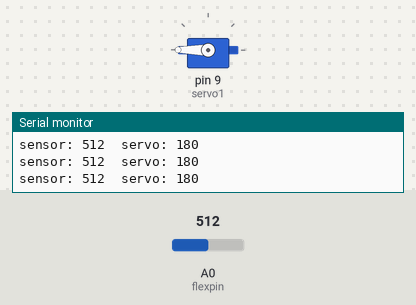
A sketch run on a simulated Arduino Uno, built with avr-gcc and run on an emulated ATmega328P. On the bench: servo, the last lines printed to the serial monitor. The test bench sets the inputs (shaded band); at power-on: A0 (flexpin) = 512.

Above: at 1.2 s.
1.3 s: A0 (flexpin) set to 716
At 1.6 s:
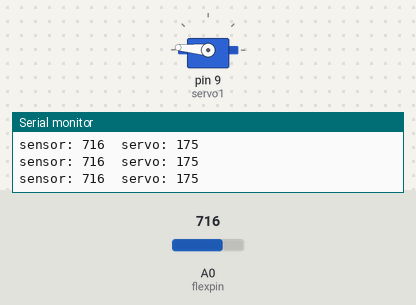
2.8 s: A0 (flexpin) set to 900
At 3.5 s:
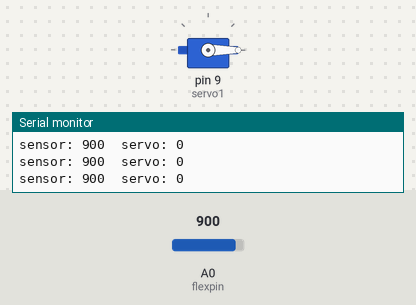
4.3 s: A0 (flexpin) set to 0
At 4.7 s:
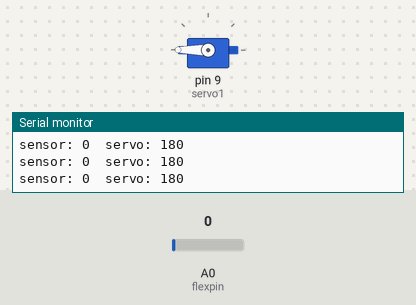
Timing chart, 0 to 7.3 s (numbered marks = the images above; inputs shaded):
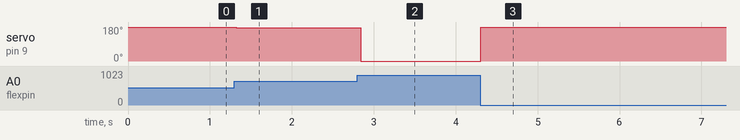

The sketch:

file_to_bagrut.ino
```cpp
#include <Servo.h>
Servo servo1;
const int flexpin = 0;

void setup()
{
  Serial.begin(9600);
  servo1.attach(9);
}

void loop()
{
  int flexposition;
  int servoposition;

  flexposition = analogRead(flexpin);
  int N= map(flexposition, 710, 900, 180, 0);

  if  (abs(N-servoposition)>8)
{
  servoposition = N;
  servoposition = constrain(servoposition, 0, 180);
}

  servo1.write(servoposition);

  Serial.print("sensor: ");
  Serial.print(flexposition);
  Serial.print("  servo: ");
  Serial.println(servoposition);

  delay(50);
}
```

Measured:
- after the input at 1.3 s, servo on pin 9 (servo1): 180° → 175° at once
- after the input at 2.8 s, servo on pin 9 (servo1): 175° → 0° at once
- after the input at 4.3 s, servo on pin 9 (servo1): 0° → 180° at once
